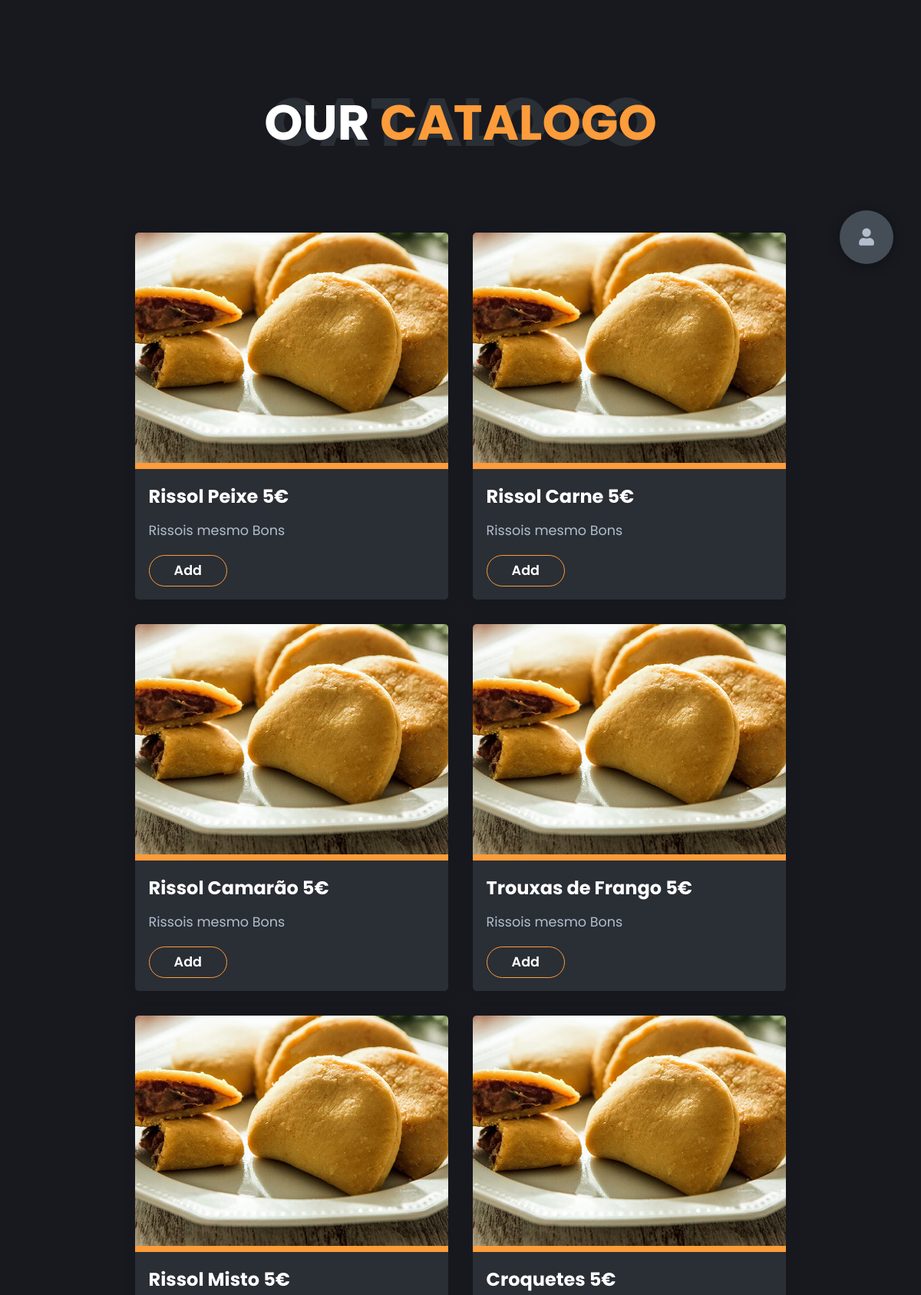
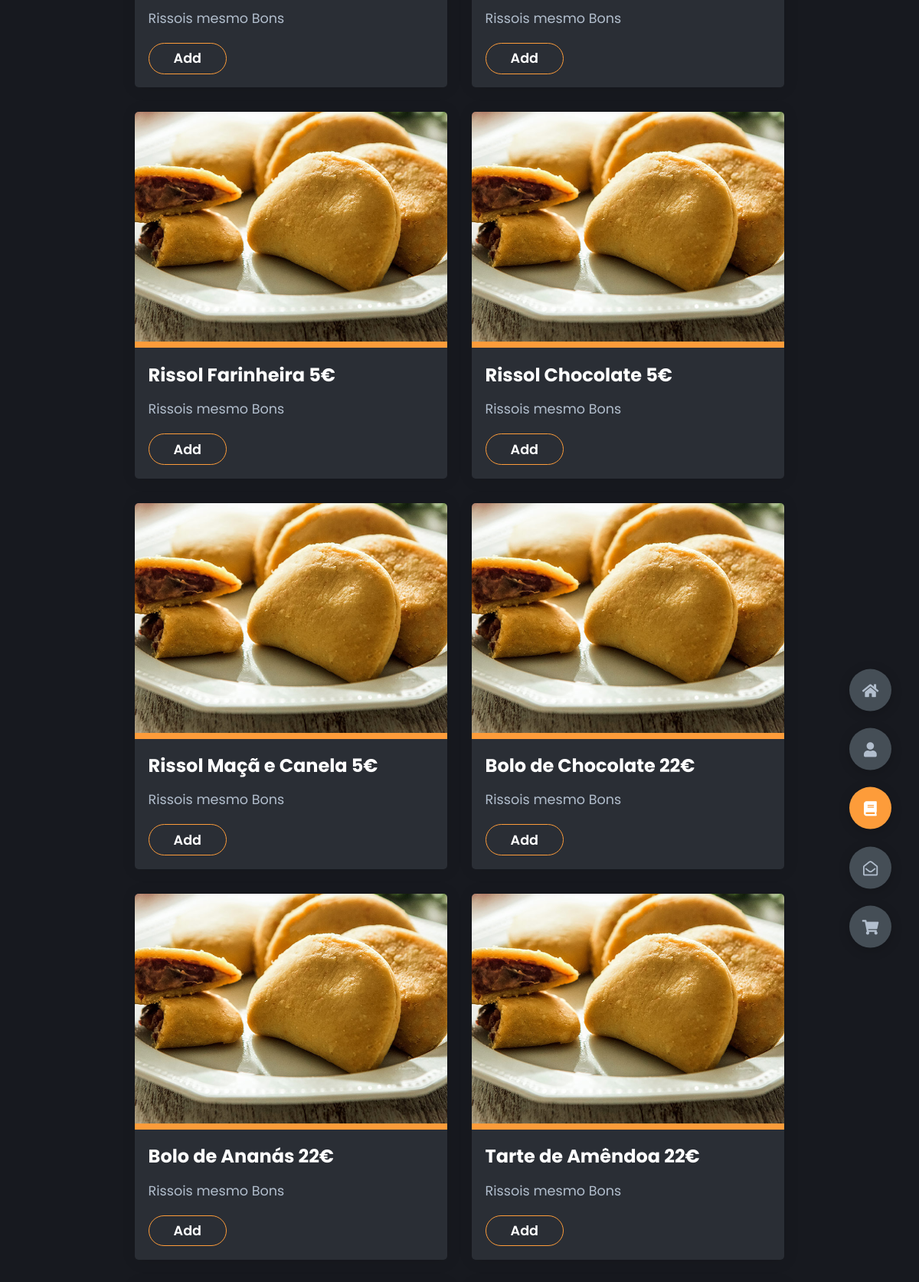
The app's page /php/catalogo.php (upper part) with its own data (2 pictures, top to bottom).
### tables this page shows
CREATE TABLE `Produtos` (
  `id_produto` INTEGER PRIMARY KEY AUTOINCREMENT,
  `nome_produto` VARCHAR(45) NOT NULL,
  `preco` VARCHAR(50) NOT NULL
, `desc` VARCHAR(300) DEFAULT 'Rissois mesmo Bons', `caminho_imagem` VARCHAR(100));

### includes/catalogo_inc.php (called while the page is built)
<?php
include('../includes/conn.php');
$result = $db->query('SELECT * FROM Produtos');
$catalogos = array();
while ($row = $result->fetchArray(SQLITE3_ASSOC)) {
    $catalogos[] = array($row['caminho_imagem'], $row['nome_produto'], $row['desc'], $row['preco']);
}

### php/catalogo.php (the view, shortened to what this page needs)
<?php
include('../includes/catalogo_inc.php')
?>
<!DOCTYPE html>
<html lang="en">
<head>
  <link rel="stylesheet" href="../styles/style.css" />
  <link rel="stylesheet" href="https://cdnjs.cloudflare.com/ajax/libs/font-awesome/5.15.4/css/all.min.css" />
</head>
<body class="main-content">
  <main>
    <section class="container active" id="catalogo">
      <div class="catalogos-content">
        <div class="main-title">
          <h2>Our <span>Catalogo</span><span class="bg-text">Catalogo</span></h2>
        </div>
        <div class="catalogos">
          <?php
          foreach ($catalogos as $catalogo) {
          ?>
            <div class="catalogo">
              <img src="<?php echo $catalogo[0]; ?>" alt="" />
              <div class="catalogo-text">
                <h4><?php echo $catalogo[1]; ?> <?php echo $catalogo[3] ?>€</h4>
                <p><?php echo $catalogo[2]; ?></p>
                <div class="btn-con">
                  <a href="#" class="main-btn">
                    <span class="btn-text">Add</span>
                  </a>
                </div>
              </div>
            </div>
          <?php
          }
          ?>
        </div>
      </div>
    </section>
  </main>
  <div class="controls">
    <a href="index.php">
      <div class="control" data-id="home">
        <i class="fas fa-home"></i>
      </div>
    </a>
    <a href="about.php">
      <div class="control" data-id="about">
        <i class="fas fa-user"></i>
      </div>
    </a>
    <a href="catalogo.php">
      <div class="control active-btn" data-id="catalogo">
        <i class="fas fa-book"></i>
      </div>
    </a>
    <a href="contact.php">
      <div class="control" data-id="contact">
        <i class="far fa-envelope-open"></i>
      </div>
    </a>
    <div class="control" data-id="home">
      <i class="fas fa-shopping-cart"></i>
    </div>
  </div>
  <a href="profile.php">
    <div class="profile-btn">
      <i class="fas fa-user"></i>
    </div>
  </a>
</body>
</html>

### styles/style.css (style rules this page uses)
* { margin: 0; padding: 0; box-sizing: border-box; list-style: none; scroll-behavior: smooth; }
:root { --color-primary: #17191f; --color-secondary: #fd9c3a; --color-white: #ffff; --color-black: #000; --color-grey0: #f8f8f8; --color-grey-1: #dbe1e8; --color-grey-2: #b2becd; --color-grey-3: #6c7983; --color-grey-4: #454e56; --color-grey-5: #2a2e35; --color-grey-6: #12181b; --br-sm-2: 14px; --box-shadow-1: 0 3px 15px rgba(0, 0, 0, 0.2); }
body { background-color: var(--color-primary); font-family: "Poppins", sans-serif; font-size: 1.1rem; color: var(--color-white); transition: all 0.4s ease-in-out; }
a { display: inline-block; text-decoration: none; color: inherit; font-family: inherit; }
section { min-height: 100vh; width: 100%; position: absolute; left: 0; top: 0; padding: 3rem 18rem; }
.container { display: none; transform: translateY(-100%) scale(0); transition: all 0.4s ease-in-out; background-color: var(--color-primary); }
.active { display: block; animation: appear 0.6s ease-in-out; transform: translateY(0) scaleY(1); }
.controls { position: fixed; z-index: 10; top: 50%; right: 3%; display: flex; flex-direction: column; align-items: center; justify-content: center; transform: translateY(-50%); }
.controls .control { padding: 1rem; cursor: pointer; background-color: var(--color-grey-4); width: 55px; height: 55px; border-radius: 50%; display: flex; justify-content: center; align-items: center; margin: 0.7rem 0; box-shadow: var(--box-shadow-1); }
.controls .control i { font-size: 1.2rem; color: var(--color-grey-2); pointer-events: none; }
.controls .active-btn { background-color: var(--color-secondary); transition: all 0.4s ease-in-out; }
.controls .active-btn i { color: var(--color-white); }
.profile-btn { top: 5%; right: 3%; width: 70px; height: 70px; border-radius: 50%; background-color: var(--color-grey-4); cursor: pointer; position: fixed; display: flex; justify-content: center; align-items: center; box-shadow: 0 3px 15px rgba(0, 0, 0, 0.3); transition: all 0.1s ease-in-out; }
.profile-btn i { font-size: 1.4rem; color: var(--color-grey-2); pointer-events: none; }
.catalogos { display: grid; grid-template-columns: repeat(3, 1fr); grid-gap: 2rem; margin-top: 3rem; }
.catalogos .catalogo { position: relative; background-color: var(--color-grey-5); border-radius: 5px; box-shadow: 1px 1px 20px rgba(0, 0, 0, 0.1); transition: all 0.4s ease-in-out; }
.catalogos .catalogo img { width: 100%; height: 300px; -o-object-fit: cover; object-fit: cover; border-top-left-radius: 5px; border-top-right-radius: 5px; transition: all 0.4s ease-in-out; }
.catalogos .catalogo .catalogo-text { margin-top: -7px; padding: 1.1rem; border-top: 8px solid var(--color-secondary); }
.catalogos .catalogo .catalogo-text h4 { font-size: 1.5rem; margin-bottom: 0.7rem; transition: all 0.4s ease-in-out; cursor: pointer; }
.catalogos .catalogo .catalogo-text p { color: var(--color-grey-2); line-height: 2rem; padding-bottom: 1rem; }
.btn-con { display: flex; align-self: flex-start; }
.main-btn { border-radius: 30px; color: inherit; font-weight: 600; position: relative; border: 1px solid var(--color-secondary); display: flex; align-self: flex-start; align-items: center; overflow: hidden; }
.main-btn .btn-text { padding: 0.4rem 2rem; }
.main-btn::before { content: ""; position: absolute; top: 0; right: 0; width: 0; height: 100%; background-color: var(--color-secondary); transform: translateX(100%); transition: all 0.4s ease-out; z-index: -1; }
.main-title { text-align: center; }
.main-title h2 { position: relative; text-transform: uppercase; font-size: 4rem; font-weight: 700; }
.main-title h2 span { color: var(--color-secondary); }
.main-title h2 .bg-text { position: absolute; top: 50%; left: 50%; color: var(--color-grey-5); transition: all 0.4s ease-in-out; z-index: -1; transform: translate(-50%, -50%); font-weight: 800; font-size: 6.3rem; }
@media screen and (max-width: 1432px) { .container { padding: 7rem 11rem; } }
@media screen and (max-width: 1432px) { .main-title h2 .bg-text { font-size: 5.5rem; } }
@media screen and (max-width: 1250px) { .catalogos { grid-template-columns: repeat(2, 1fr); margin-top: 6rem; } }

### records on screen
produtos: caminho_imagem (picture), nome_produto "Rissol Peixe", preco "5", desc "Rissois mesmo Bons"
produtos: caminho_imagem (picture), nome_produto "Rissol Carne", preco "5", desc "Rissois mesmo Bons"
produtos: caminho_imagem (picture), nome_produto "Rissol Camarão", preco "5", desc "Rissois mesmo Bons"
produtos: caminho_imagem (picture), nome_produto "Trouxas de Frango", preco "5", desc "Rissois mesmo Bons"
produtos: caminho_imagem (picture), nome_produto "Rissol Misto", catalogo "5", desc "Rissois mesmo Bons"
produtos: caminho_imagem (picture), nome_produto "Croquetes", preco "5", desc "Rissois mesmo Bons"
produtos: caminho_imagem (picture), nome_produto "Rissol Farinheira", preco "5", desc "Rissois mesmo Bons"
produtos: caminho_imagem (picture), nome_produto "Rissol Chocolate", preco "5", desc "Rissois mesmo Bons"
produtos: caminho_imagem (picture), nome_produto "Rissol Maçã e Canela", preco "5", desc "Rissois mesmo Bons"
produtos: caminho_imagem (picture), nome_produto "Bolo de Chocolate", preco "22", desc "Rissois mesmo Bons"
produtos: caminho_imagem (picture), nome_produto "Bolo de Ananás", preco "22", desc "Rissois mesmo Bons"
produtos: caminho_imagem (picture), nome_produto "Tarte de Amêndoa", preco "22", desc "Rissois mesmo Bons"
